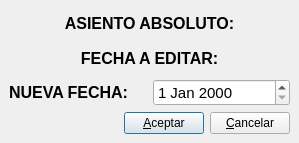
<?xml version="1.0" encoding="UTF-8"?>
<ui version="4.0">
 <author>José Manuel Díez Botella</author>
 <class>editafechaasiento</class>
 <widget class="QDialog" name="editafechaasiento">
  <property name="geometry">
   <rect>
    <x>0</x>
    <y>0</y>
    <width>299</width>
    <height>143</height>
   </rect>
  </property>
  <property name="windowTitle">
   <string>Editar fecha a asiento</string>
  </property>
  <layout class="QVBoxLayout">
   <property name="spacing">
    <number>6</number>
   </property>
   <property name="margin">
    <number>9</number>
   </property>
   <item>
    <widget class="QLabel" name="textLabel1">
     <property name="font">
      <font>
       <pointsize>12</pointsize>
       <weight>75</weight>
       <bold>true</bold>
      </font>
     </property>
     <property name="text">
      <string>ASIENTO ABSOLUTO:</string>
     </property>
     <property name="alignment">
      <set>Qt::AlignCenter</set>
     </property>
     <property name="wordWrap">
      <bool>false</bool>
     </property>
    </widget>
   </item>
   <item>
    <widget class="QLabel" name="textLabel2">
     <property name="font">
      <font>
       <pointsize>12</pointsize>
       <weight>75</weight>
       <bold>true</bold>
      </font>
     </property>
     <property name="text">
      <string>FECHA A EDITAR:</string>
     </property>
     <property name="alignment">
      <set>Qt::AlignCenter</set>
     </property>
     <property name="wordWrap">
      <bool>false</bool>
     </property>
    </widget>
   </item>
   <item>
    <layout class="QHBoxLayout">
     <property name="spacing">
      <number>6</number>
     </property>
     <property name="margin">
      <number>0</number>
     </property>
     <item>
      <widget class="QLabel" name="textLabel3">
       <property name="font">
        <font>
         <pointsize>12</pointsize>
         <weight>75</weight>
         <bold>true</bold>
        </font>
       </property>
       <property name="text">
        <string>NUEVA FECHA:</string>
       </property>
       <property name="wordWrap">
        <bool>false</bool>
       </property>
      </widget>
     </item>
     <item>
      <widget class="QDateEdit" name="dateEdit">
       <property name="font">
        <font>
         <pointsize>11</pointsize>
        </font>
       </property>
      </widget>
     </item>
    </layout>
   </item>
   <item>
    <layout class="QHBoxLayout">
     <property name="spacing">
      <number>6</number>
     </property>
     <property name="margin">
      <number>0</number>
     </property>
     <item>
      <spacer>
       <property name="orientation">
        <enum>Qt::Horizontal</enum>
       </property>
       <property name="sizeType">
        <enum>QSizePolicy::Expanding</enum>
       </property>
       <property name="sizeHint" stdset="0">
        <size>
         <width>71</width>
         <height>20</height>
        </size>
       </property>
      </spacer>
     </item>
     <item>
      <widget class="QPushButton" name="aceptarpushButton">
       <property name="text">
        <string>&amp;Aceptar</string>
       </property>
       <property name="shortcut">
        <string>Alt+A</string>
       </property>
      </widget>
     </item>
     <item>
      <widget class="QPushButton" name="cancelarpushButton">
       <property name="text">
        <string>&amp;Cancelar</string>
       </property>
       <property name="shortcut">
        <string>Alt+C</string>
       </property>
      </widget>
     </item>
    </layout>
   </item>
  </layout>
 </widget>
 <layoutdefault spacing="6" margin="11"/>
 <pixmapfunction>qPixmapFromMimeSource</pixmapfunction>
 <resources/>
 <connections>
  <connection>
   <sender>cancelarpushButton</sender>
   <signal>clicked()</signal>
   <receiver>editafechaasiento</receiver>
   <slot>reject()</slot>
   <hints>
    <hint type="sourcelabel">
     <x>20</x>
     <y>20</y>
    </hint>
    <hint type="destinationlabel">
     <x>20</x>
     <y>20</y>
    </hint>
   </hints>
  </connection>
 </connections>
</ui>
